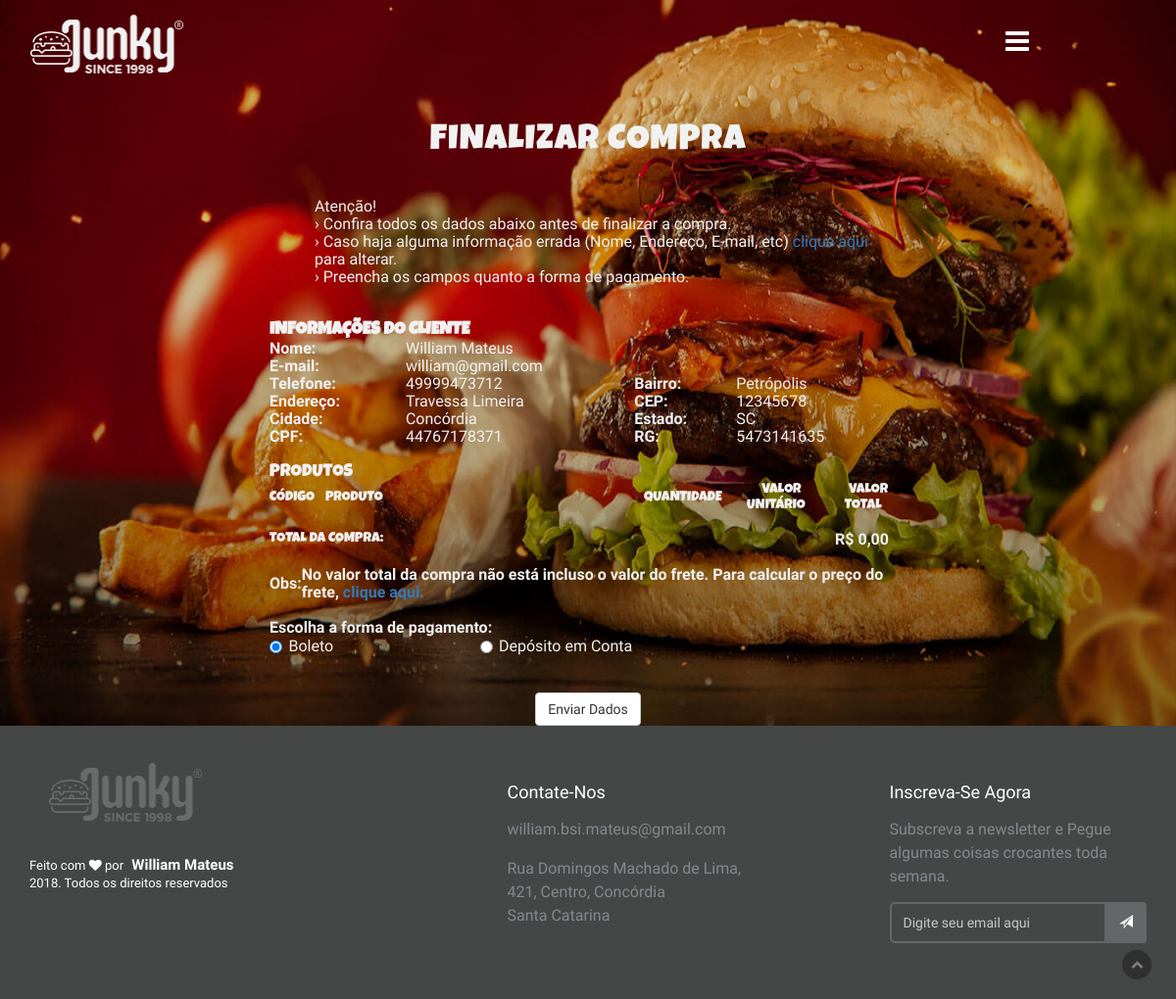
Page /finalizarcompra.php?idcli=8 on the committed database.
### tables this page shows
CREATE TABLE IF NOT EXISTS `CLIENTES` (
  `ID_CLIENTE` int(11) NOT NULL AUTO_INCREMENT,
  `NOME` varchar(35) NOT NULL,
  `EMAIL` varchar(30) NOT NULL,
  `SENHA` varchar(8) NOT NULL,
  `ENDERECO` varchar(35) NOT NULL,
  `BAIRRO` varchar(20) NOT NULL,
  `CIDADE` varchar(35) NOT NULL,
  `ESTADO` char(2) NOT NULL,
  `CEP` char(9) NOT NULL,
  `FONE` varchar(15) NOT NULL,
  `RG` varchar(10) NOT NULL,
  `CPF` char(14) NOT NULL,
  PRIMARY KEY (`ID_CLIENTE`)
);

### finalizarcompra.php (the view, shortened to what this page needs)
<!DOCTYPE html>
 <html lang="en">
    <head>
        <link rel="stylesheet" href="https://maxcdn.bootstrapcdn.com/bootstrap/3.3.6/css/bootstrap.min.css" />
        <link rel="stylesheet" href="https://maxcdn.bootstrapcdn.com/font-awesome/4.6.3/css/font-awesome.min.css" />
        <link rel="stylesheet" href="css/flaticon.css" />
        <link rel="stylesheet" href="css/animate.css">
        <link rel="stylesheet" href="css/bootsnav.css">
        <link rel="stylesheet" href="css/color.css">
        <link rel="stylesheet" href="css/customIndex.css" />
</head>
    <body data-spy="scroll" data-target="#navbar-menu" data-offset="100">
        <nav class="navbar navbar-default bootsnav no-background navbar-fixed black">
            <div class="container">
                <div class="attr-nav">
                    <ul>
                        <li class="side-menu"><a href="#"><i class="fa fa-bars"></i></a></li>
                    </ul>
                </div>
                <div class="navbar-header">
                    <a class="navbar-brand" href="index.php"><img src="images/logo.png" class="logo" alt=""></a>
                </div>
            </div>
        </nav>
        <header id="hello">
<br><br><br><br><br><br><br>
<table width="650px" cellpadding="0" cellspacing="0" align=center>
<div class="product-big-title-area">
        <div class="container">
            <div class="row">
                <div class="col-md-12">
                    <div class="product-bit-title text-center">
                        <div align="center"><h2>Finalizar Compra</h2>
				</div>
                    </div>
                </div>
            </div>
        </div>
    </div>
<br>
</table>
<?php
	$id_usuario = $_GET['idcli'];
	$sql = "SELECT * FROM CLIENTES WHERE ID_CLIENTE = '$id_usuario'";
	$query = mysql_query($sql);
	while($linha = mysql_fetch_array($query)){
		$nome		=$linha["NOME"];
		$email		=$linha["EMAIL"];
		$fone		=$linha["FONE"];
		$endereco	=$linha["ENDERECO"];
		$bairro		=$linha["BAIRRO"];
		$cidade		=$linha["CIDADE"];
		$estado		=$linha["ESTADO"];
		$cep		=$linha["CEP"];
		$cpf		=$linha["CPF"];
		$rg		=$linha["RG"];
	}
?>
	<table width="620px" cellpadding="0" cellspacing="1" class="tableerro" border="0" align="center" align=center>
		<tr>
			<td width="5%"></td>
			<td align="left">&nbsp;</td>
		</tr>
		<tr>
			<td width="5%"></td>
			<td align="left"><font class="erro1">Atenção!</font></td>
		</tr>
		<tr>
			<td width="5%"></td>
			<td align="left"><font class="textoerro">&rsaquo;&nbsp;Confira todos os dados abaixo antes de finalizar a compra.</font></td>
		</tr>
		<tr>
			<td width="5%"></td>
			<td align="left"><font class="textoerro">&rsaquo;&nbsp;Caso haja alguma informação errada (Nome, Endereço, E-mail, etc) <a href="contausuario.php" class="link1">clique aqui</a> para alterar.</font></td>
		</tr>
		<tr>
			<td width="5%"></td>
			<td align="left"><font class="textoerro">&rsaquo;&nbsp;Preencha os campos quanto a forma de pagamento.</font></td>
		</tr>
		<tr>
			<td width="5%"></td>
			<td align="left">&nbsp;</td>
		</tr>
	</table>
<br>
	<table width="650px" cellpadding="0" cellspacing="3" border="0" align=center>
		<tr>
			<td colspan="5"><font class="texto4"><b><h4>Informações do cliente</b></font></td></h4>
		</tr>
		<tr>
			<td><font class="texto3"><b>Nome:</b></font></td>
			<td colspan="5"><font class="texto6"><?php echo $nome; ?></font></td>
		</tr>
		<tr>
			<td><font class="texto3"><b>E-mail:</b></font></td>
			<td colspan="5"><font class="texto6"><?php echo $email; ?></font></td>
		</tr>
		<tr>
			<td><font class="texto3"><b>Telefone:</b></font></td>
			<td><font class="texto6"><?php echo $fone; ?></font></td>
			<td><font class="texto3"><b>Bairro:</b></font></td>
			<td colspan="3"><font class="texto6"><?php echo $bairro; ?></font></td>
		</tr>
		<tr>
			<td><font class="texto3"><b>Endereço:</b></font></td>
			<td><font class="texto6"><?php echo $endereco; ?></font></td>
			<td><font class="texto3"><b>CEP:</b></font></td>
			<td><font class="texto6"><?php echo $cep; ?></font></td>
		</tr>
		<tr>
			<td><font class="texto3"><b>Cidade:</b></font></td>
			<td><font class="texto6"><?php echo $cidade; ?></font></td>
			<td><font class="texto3"><b>Estado:</b></font></td>
			<td><font class="texto6"><?php echo $estado; ?></font></td>
		</tr>
		<tr>
			<td><font class="texto3"><b>CPF:</b></font></td>
			<td><font class="texto6"><?php echo $cpf; ?></font></td>
			<td><font class="texto3"><b>RG:</b></font></td>
			<td colspan="3"><font class="texto6"><?php echo $rg; ?></font></td>
		</tr>
		<tr>
			<td colspan="6">&nbsp;</td>
		</tr>
	</table>
	<table width="650px" cellpadding="0" cellspacing="3" border="0" align=center>
		<tr>
			<td colspan="6"><font class="texto3"><b><h4>Produtos</h4></b></font></td>
		</tr>
		<tr bgcolor="">
			<td width="7%"><font class="texto12"><h5>Código&nbsp;&nbsp;&nbsp;&nbsp;</h5></font></td>
			<td width="50%"><font class="texto12"><h5>Produto&nbsp;&nbsp;&nbsp;&nbsp;</h5></font></td>
			<td align="center"><font class="texto12"><h5>Quantidade&nbsp;&nbsp;&nbsp;&nbsp;</h5></font></td>
			<td align="center"><font class="texto12"><h5>Valor Unitário&nbsp;&nbsp;&nbsp;&nbsp;</h5></font></td>
			<td align="center"><font class="texto12"><h5>Valor Total&nbsp;&nbsp;&nbsp;&nbsp;</h5></font></td>
		</tr>
	<?php
	$sql_carrinho="SELECT id, nome, preco, qtd_produto FROM carrinho WHERE id_usuario = '$id_usuario'";
	$re = mysql_query($sql_carrinho) or die(mysql_error());
	$num_produtos_carrinho = mysql_num_rows($re);
	$total_compra = 0;
	?>
		<tr>
			<td colspan="6"><font class="texto3">&nbsp;</font></td>
		</tr>
	</table>
	<table width="650px" border="0" cellspacing="3" cellpadding="0" align=center>
		<tr>
			<td width="86%"><font class="texto3"><b><h5>Total da compra:</h5> </b></font></td>
			<td align="center"><font class="erro1"><b><?php if($num_produtos_carrinho == 0){ echo "R$ 0,00";}else{echo "R$".($total_compra);} ?></b></font></td>
		</tr>
	</table>
	<table width="650px" border="0" cellspacing="3" cellpadding="0" align=center>
		<tr>
			<td><font color=""><b><br>Obs: </b></font></td>
			<td><font color=""><br><b>No valor total da compra não está incluso o valor do frete. Para calcular o preço do frete, <a href="http://www.correios.com.br/encomendas/precos/default.cfm" target="_blank" class="link1">clique aqui.</a></font></b></td>
		</tr>
	</table>
	<br>
	<table width="650px" cellpadding="0" cellspacing="4" border="0" align=center>
		<tr>
			<td colspan="6"><font class="texto3"><b>Escolha a forma de pagamento:</b></font></td>
		</tr>
		<tr>
			<td width="3%"><input type="radio" name="pagamento" value="1" checked="checked" /></td>
			<td width="30%"><font class="texto3">Boleto</font></td>
			<td width="3%"><input type="radio" name="pagamento" value="2" /></td>
			<td><font class="texto3">Depósito em Conta</font></td>
		</tr>
		<tr>
			<td align="center" colspan="6"><font class="texto3">&nbsp;</font></td>
		</tr>
		<tr>
			<td align="center" colspan="6"><font class="texto3">&nbsp;</font></td>
		</tr>
		<tr>
			<td align="center" colspan="6"><button type="submit" class="btn btn-default ">Enviar Dados</button></form></td>
		</tr>
	</table>
	</header>
        <footer>
            <div class="container">
                <div class="row">
                    <div class="col-lg-3 col-sm-4 col-xs-12 col-lg-offset-1 pull-right">
                        <div class="subscribe">
                            <h4>Inscreva-se agora</h4>
                            <p>Subscreva a newsletter e
                                Pegue algumas coisas crocantes toda semana.</p>
                            <form role="form">
                                <div class="form-group">
                                    <div class="input-group">
                                        <input type="email" class="form-control" id="em" placeholder="Digite seu email aqui">
                                        <span class="input-group-btn">
                                            <button type="submit" class="btn send_btn">
                                                <i class="glyphicon glyphicon-send"></i>
                                            </button>
                                        </span>
                                    </div>
                                </div>
                            </form>
                        </div>
                    </div>
                    <div class="col-lg-3 col-sm-4 col-xs-12 col-lg-offset-1 pull-right">
                        <div class="contact_us">
                            <h4>Contate-Nos</h4>
                            <a href="">william.bsi.mateus@gmail.com</a>
                            <address>
                                 Rua Domingos Machado de Lima,<br />
                                 421, Centro, Concórdia<br/>
                                 Santa Catarina <br/>
                            </address>
                        </div>
                    </div>
                    <div class="col-lg-4 col-sm-4 col-xs-12 pull-right">
                        <div class="basic_info">
                            <a href="adm"><img class="footer_logo" src="images/footer_logo.png" alt="Burger" /></a>
                            <div class="footer-copyright">
                                <p class="wow fadeInRight" data-wow-duration="1s">
                                    Feito com
                                    <i class="fa fa-heart"></i>
                                     por
                                    <a target="_blank" href="http://bootstrapthemes.co">William Mateus</a> <br/>
                                    2018. Todos os direitos reservados
                                </p>
                            </div>
                        </div>
                    </div>
                </div>
            </div>
        </footer>
        <div class="scrollup">
            <a href="#"><i class="fa fa-chevron-up"></i></a>
        </div>
    </body>
</html>

### css/bootsnav.css (style rules this page uses)
nav.bootsnav .container { position: relative; }
nav.navbar.bootsnav { margin-bottom: 0; -moz-border-radius: 0px; -webkit-border-radius: 0px; -o-border-radius: 0px; border-radius: 0px; background-color: #fff; border: none; border-bottom: solid 1px #e0e0e0; z-index: 9; }
.attr-nav { float: right; display: inline-block; margin-left: 13px; margin-right: -15px; }
.attr-nav > ul { padding: 0; margin: 0 0 -7px 0; list-style: none; display: inline-block; }
.attr-nav > ul > li { float: left; display: block; }
.attr-nav > ul > li > a { color: #6f6f6f; display: block; padding: 28px 15px; position: relative; }
body { -webkit-transition: all 0.3s ease-in-out; -moz-transition: all 0.3s ease-in-out; -o-transition: all 0.3s ease-in-out; -ms-transition: all 0.3s ease-in-out; transition: all 0.3s ease-in-out; }
nav.navbar.bootsnav.navbar-fixed { position: fixed; display: block; width: 100%; }
nav.navbar.bootsnav.no-background { -webkit-transition: all 1s ease-in-out; -moz-transition: all 1s ease-in-out; -o-transition: all 1s ease-in-out; -ms-transition: all 1s ease-in-out; transition: all 1s ease-in-out; }
@media (min-width: 1024px) { nav.navbar.bootsnav.no-background { background-color: transparent; border: none; } }

### css/customIndex.css (style rules this page uses)
body { font-size: 16px; line-height: 18px; font-family: 'Maitree', serif; color: #fff; background: #efe9dd; }
h1, h2, h3, h4, h5, h6 { text-transform: uppercase; font-family: 'Luckiest Guy', cursive; margin: 0; }
h2 { font-size: 36px;letter-spacing:1px; }
img { width: 100%; }
a,button { outline: 0 !important; }
header { background: url(../images/header_bg.jpg)no-repeat;background-size: 100% 100%; color: #f1f1f1;overflow: hidden; }
nav.navbar.bootsnav { background-color: #444; border: 0 none; }
.logo { width: 160px; }
.attr-nav { margin-right: 105px; }
.side-menu .fa { color: #fff; font-size: 28px; }
footer { background: #454646 none repeat scroll 0 0; padding-bottom: 42px; }
footer h4 { font-family: 'Maitree', serif; margin-top: 20px; text-transform: capitalize; }
.basic_info, .contact_us, .subscribe { margin-top: 38px; overflow: hidden; }
.footer_logo { margin-left: 20px; width: 160px; }
.footer-copyright { margin: 35px 0 45px; font-size: 13px; color:#fff; }
.footer-copyright a { font-weight: 700; font-size: 15px; color:#fff; padding:0px 5px; }
.contact_us > a, .subscribe p { color: #85898d; display: block; line-height: 24px; margin: 16px 0; }
address,.subscribe > p { color: #85898d; line-height: 24px; }
.send_btn { padding: 10px 13px; background: #646667; color:#fff; }
.subscribe > p { margin-bottom: 14px; width: 250px; }
.form-control { background-color: #454646; border: 2px solid #646667; border-radius: 5px; box-shadow: none; color: #c8c8c8; height: 42px; }
.form-control,.form-control::-moz-placeholder { color: #c8c8c8; }
.scrollup { width: 30px; height: 30px; border-radius: 15px; opacity: .3; position: fixed; bottom: 20px; right: 25px; color: #fff; cursor: pointer; background-color: #000; z-index: 1000; transition: opacity .5s, background-color .5s; -moz-transition: opacity .5s, background-color .5s; -webkit-transition: opacity .5s, background-color .5s; }
.scrollup i { font-size: 13px; position: absolute; opacity: 1; color: #fff; left: 50%; top: 50%; margin-top: -7px; margin-left: -6px; text-decoration: none; }

### rows in the picture
clientes: NOME "William Mateus", EMAIL "william@gmail.com", FONE "49999473712", BAIRRO "Petrópolis", ENDERECO "Travessa Limeira", CEP "12345678", CIDADE "Concórdia", ESTADO "SC", CPF "44767178371", RG "5473141635"
